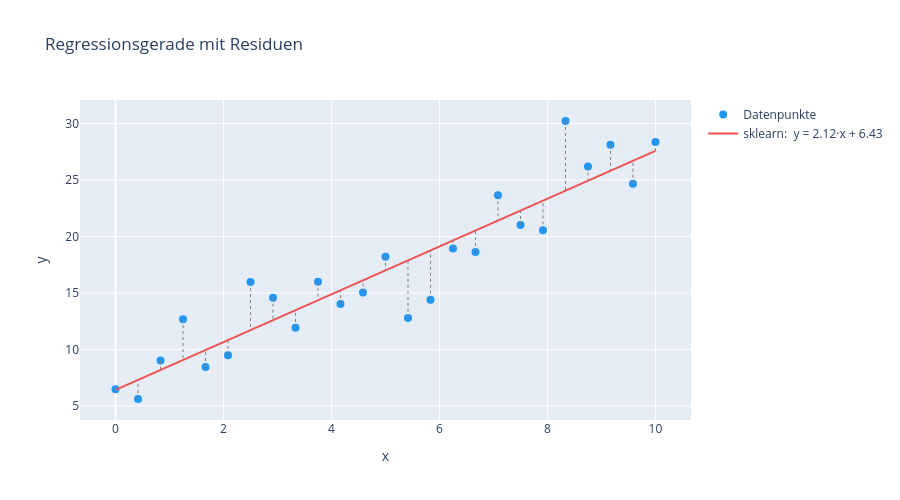

The cell this chart's notebook holds for it:
### Code cell
# Plot: Datenpunkte + automatisch gefundene Regressionsgerade
fig = go.Figure()
fig.add_scatter(x=x, y=y, mode='markers',
                marker=dict(color='#2196F3', size=8),
                name='Datenpunkte')
fig.add_scatter(x=x, y=y_pred, mode='lines',
                line=dict(color='#EF5350', width=2),
                name=f'sklearn:  y = {m_fit:.2f}·x + {b_fit:.2f}')

# Residuen als senkrechte Linien einzeichnen
for xi, yi, ypi in zip(x, y, y_pred):
    fig.add_shape(type='line', x0=xi, x1=xi, y0=yi, y1=ypi,
                  line=dict(color='gray', width=1, dash='dot'))

fig.update_layout(title='Regressionsgerade mit Residuen',
                  xaxis_title='x', yaxis_title='y',
                  height=500)
fig.show()

### Figure 1 — Plotly figure (JSON) as saved in the notebook; plotly's stock layout.template omitted (floating-point values rounded to 4 significant figures)
{"data": [{"marker": {"color": "#2196F3", "size": 8}, "mode": "markers", "name": "Datenpunkte", "type": "scatter", "x": [0.0, 0.4167, 0.8333, 1.25, 1.667, 2.083, 2.5, 2.917, 3.333, 3.75, 4.167, 4.583, 5.0, 5.417, 5.833, 6.25, 6.667, 7.083, 7.5, 7.917, 8.333, 8.75, 9.167, 9.583, 10.0], "y": [6.49, 5.627, 9.026, 12.69, 8.464, 9.506, 15.99, 14.59, 11.92, 16.0, 14.03, 15.06, 18.23, 12.8, 14.41, 18.94, 18.63, 23.65, 21.03, 20.55, 30.23, 26.2, 28.12, 24.68, 28.37]}, {"line": {"color": "#EF5350", "width": 2}, "mode": "lines", "name": "sklearn:  y = 2.12·x + 6.43", "type": "scatter", "x": [0.0, 0.4167, 0.8333, 1.25, 1.667, 2.083, 2.5, 2.917, 3.333, 3.75, 4.167, 4.583, 5.0, 5.417, 5.833, 6.25, 6.667, 7.083, 7.5, 7.917, 8.333, 8.75, 9.167, 9.583, 10.0], "y": [6.434, 7.315, 8.196, 9.078, 9.959, 10.84, 11.72, 12.6, 13.48, 14.37, 15.25, 16.13, 17.01, 17.89, 18.77, 19.65, 20.53, 21.42, 22.3, 23.18, 24.06, 24.94, 25.82, 26.7, 27.59]}], "layout": {"height": 500, "shapes": [{"line": {"color": "gray", "dash": "dot", "width": 1}, "type": "line", "x0": 0, "x1": 0, "y0": 6.49, "y1": 6.434}, {"line": {"color": "gray", "dash": "dot", "width": 1}, "type": "line", "x0": 0.4167, "x1": 0.4167, "y0": 5.627, "y1": 7.315}, {"line": {"color": "gray", "dash": "dot", "width": 1}, "type": "line", "x0": 0.8333, "x1": 0.8333, "y0": 9.026, "y1": 8.196}, {"line": {"color": "gray", "dash": "dot", "width": 1}, "type": "line", "x0": 1.25, "x1": 1.25, "y0": 12.69, "y1": 9.078}, {"line": {"color": "gray", "dash": "dot", "width": 1}, "type": "line", "x0": 1.667, "x1": 1.667, "y0": 8.464, "y1": 9.959}, {"line": {"color": "gray", "dash": "dot", "width": 1}, "type": "line", "x0": 2.083, "x1": 2.083, "y0": 9.506, "y1": 10.84}, {"line": {"color": "gray", "dash": "dot", "width": 1}, "type": "line", "x0": 2.5, "x1": 2.5, "y0": 15.99, "y1": 11.72}, {"line": {"color": "gray", "dash": "dot", "width": 1}, "type": "line", "x0": 2.917, "x1": 2.917, "y0": 14.59, "y1": 12.6}, {"line": {"color": "gray", "dash": "dot", "width": 1}, "type": "line", "x0": 3.333, "x1": 3.333, "y0": 11.92, "y1": 13.48}, {"line": {"color": "gray", "dash": "dot", "width": 1}, "type": "line", "x0": 3.75, "x1": 3.75, "y0": 16.0, "y1": 14.37}, {"line": {"color": "gray", "dash": "dot", "width": 1}, "type": "line", "x0": 4.167, "x1": 4.167, "y0": 14.03, "y1": 15.25}, {"line": {"color": "gray", "dash": "dot", "width": 1}, "type": "line", "x0": 4.583, "x1": 4.583, "y0": 15.06, "y1": 16.13}, {"line": {"color": "gray", "dash": "dot", "width": 1}, "type": "line", "x0": 5, "x1": 5, "y0": 18.23, "y1": 17.01}, {"line": {"color": "gray", "dash": "dot", "width": 1}, "type": "line", "x0": 5.417, "x1": 5.417, "y0": 12.8, "y1": 17.89}, {"line": {"color": "gray", "dash": "dot", "width": 1}, "type": "line", "x0": 5.833, "x1": 5.833, "y0": 14.41, "y1": 18.77}, {"line": {"color": "gray", "dash": "dot", "width": 1}, "type": "line", "x0": 6.25, "x1": 6.25, "y0": 18.94, "y1": 19.65}, {"line": {"color": "gray", "dash": "dot", "width": 1}, "type": "line", "x0": 6.667, "x1": 6.667, "y0": 18.63, "y1": 20.53}, {"line": {"color": "gray", "dash": "dot", "width": 1}, "type": "line", "x0": 7.083, "x1": 7.083, "y0": 23.65, "y1": 21.42}, {"line": {"color": "gray", "dash": "dot", "width": 1}, "type": "line", "x0": 7.5, "x1": 7.5, "y0": 21.03, "y1": 22.3}, {"line": {"color": "gray", "dash": "dot", "width": 1}, "type": "line", "x0": 7.917, "x1": 7.917, "y0": 20.55, "y1": 23.18}, {"line": {"color": "gray", "dash": "dot", "width": 1}, "type": "line", "x0": 8.333, "x1": 8.333, "y0": 30.23, "y1": 24.06}, {"line": {"color": "gray", "dash": "dot", "width": 1}, "type": "line", "x0": 8.75, "x1": 8.75, "y0": 26.2, "y1": 24.94}, {"line": {"color": "gray", "dash": "dot", "width": 1}, "type": "line", "x0": 9.167, "x1": 9.167, "y0": 28.12, "y1": 25.82}, {"line": {"color": "gray", "dash": "dot", "width": 1}, "type": "line", "x0": 9.583, "x1": 9.583, "y0": 24.68, "y1": 26.7}, {"line": {"color": "gray", "dash": "dot", "width": 1}, "type": "line", "x0": 10, "x1": 10, "y0": 28.37, "y1": 27.59}], "title": {"text": "Regressionsgerade mit Residuen"}, "xaxis": {"title": {"text": "x"}}, "yaxis": {"title": {"text": "y"}}}}
